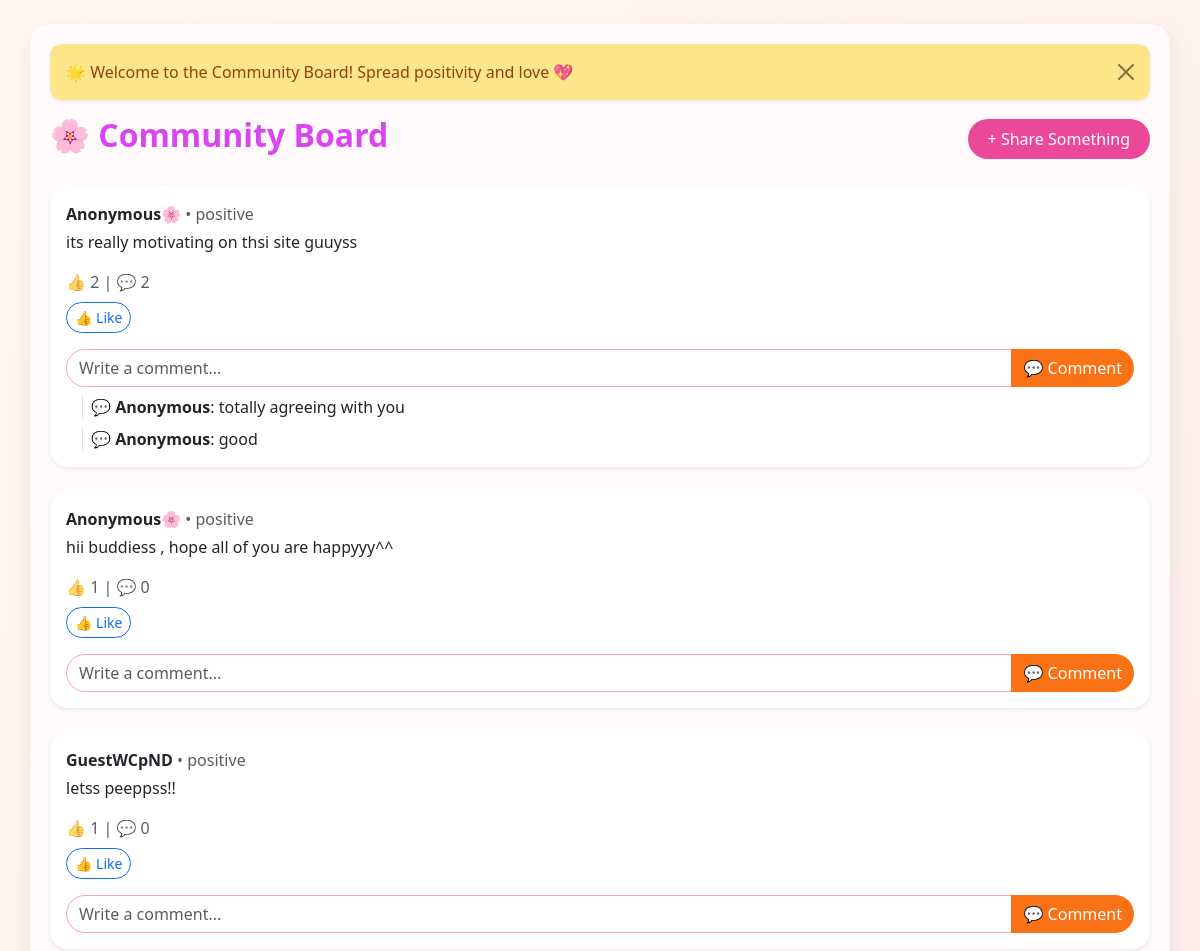
Before: /community/ (upper part) with the older database file.
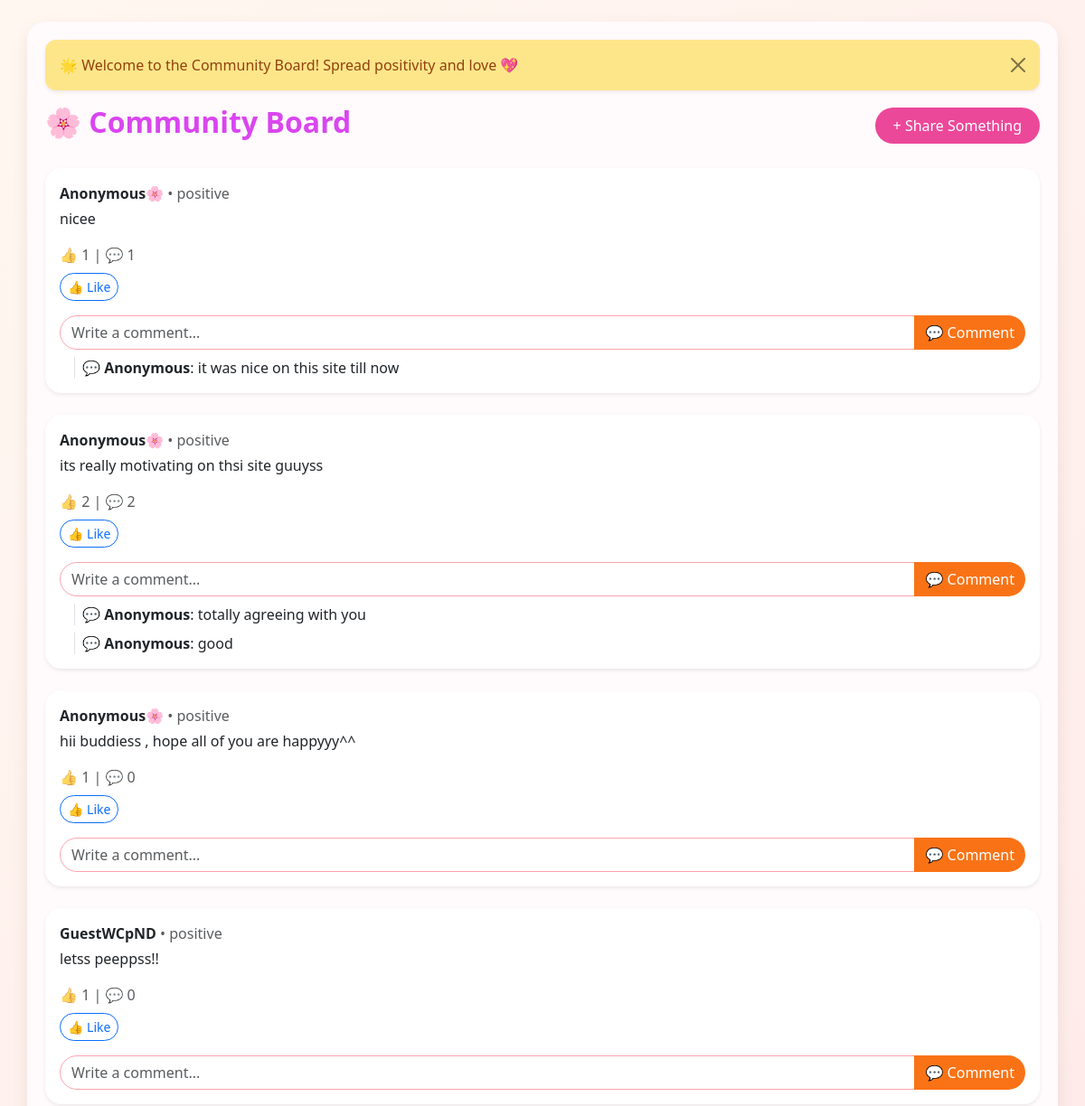
After: the same page with the newer database file.
### community/models.py (models this page shows, shortened)
class Post(models.Model):
    id = models.UUIDField(primary_key=True , default=uuid.uuid4 , editable=False)
    author = models.ForeignKey(User , on_delete=models.SET_NULL , null = True , blank = True)
    anonymous_name = models.CharField(max_length=50 , default = "Anonymous🌸")
    category = models.CharField(
        max_length=50 ,
        choices=[
            ("positive" ,"Postive Thoughts"),
            ("coping" , "Coping Tips"),
            ("gratitude" , "Daily Gratitude"),
        ],
        default="positive"
    )
    content = models.TextField()
    created_at = models.DateTimeField(auto_now_add=True)

class Comment(models.Model):
    post = models.ForeignKey(Post , related_name="comments" , on_delete=models.CASCADE)
    author = models.ForeignKey(User , on_delete=models.SET_NULL , null=True , blank=True)
    anonymous_name = models.CharField(max_length=50 , default="Anonymous")
    content = models.TextField()
    created_at = models.DateTimeField(auto_now_add=True)

### community/views.py (the view)
# urls.py: path('community/' , views.community_home , name='community_home'),
def community_home(request):
    posts = Post.objects.all().order_by("-created_at")
    return render(request , "community_home.html" , {"posts" : posts})

### community/templates/community_home.html (shortened to what this page needs)
<!DOCTYPE html>
<html lang="en">
<head>
  <link href="https://cdn.jsdelivr.net/npm/bootstrap@5.3.2/dist/css/bootstrap.min.css" rel="stylesheet">
</head>
<body>
<div class="container mt-4">
  <div class="alert alert-dismissible fade show shadow-sm" role="alert">
    🌟 Welcome to the Community Board! Spread positivity and love 💖
    <button type="button" class="btn-close" data-bs-dismiss="alert"></button>
  </div>
  <div class="d-flex justify-content-between align-items-center mb-4">
    <h2>🌸 Community Board</h2>
    <a href="{% url 'create_post' %}" class="btn btn-primary">+ Share Something</a>
  </div>
    {% for post in posts %}
        <div class="card mb-4 shadow-sm">
            <div class="card-body">
                <p class="mb-1">
                    <b>
                    {% if post.anonymous_name %}
                        {{ post.anonymous_name }}
                    {% elif post.author %}
                        {{ post.author.username }}
                    {% else %}
                        Unknown User
                    {% endif %}
                    </b>
                    <span class="text-muted">• {{ post.category }}</span>
                </p>
                <p class="card-text">{{ post.content }}</p>
                <p class="text-muted mb-2">
                    👍 {{ post.reactions.count }} | 💬 {{ post.comments.count }}
                </p>
      <form method="post" action="{% url 'like_post' post.id %}"  class="d-inline">
        <button class="btn btn-sm btn-outline-primary rounded-pill">👍 Like</button>
      </form>
      <form method="post" action="{% url 'add_comment' post.id %}" class="mt-3">
        <div class="input-group">
          <input type="text" name="content" placeholder="Write a comment..." class="form-control">
          <button class="btn btn-success">💬 Comment</button>
        </div>
      </form>
                {% for comment in post.comments.all %}
                    <div class="mt-2 ms-3 border-start ps-2">
                        <p class="mb-0">
                            💬 <b>{{ comment.anonymous_name|default:comment.author.username }}</b>: {{ comment.content }}
                        </p>
                    </div>
                {% endfor %}
            </div>
        </div>
    {% empty %}
        <p class="text-muted">No posts yet. Be the first one to share something positive!</p>
    {% endfor %}
    </div>
</body>
</html>

Changed rows visible on the page:
added Post: anonymous_name "Anonymous🌸", category "positive", content "nicee", reactions.count "1", comments.count "1"
added Comment: anonymous_name "Anonymous", content "it was nice on this site till now", shown under "Anonymous🌸"
